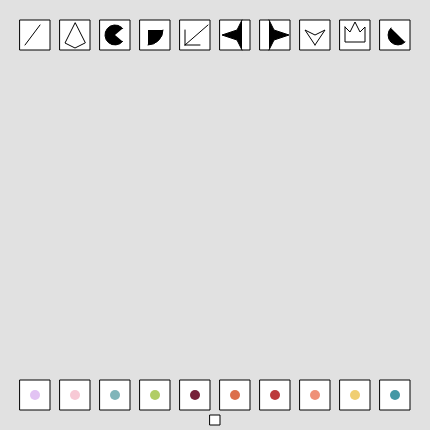
Frame 1 (no input)
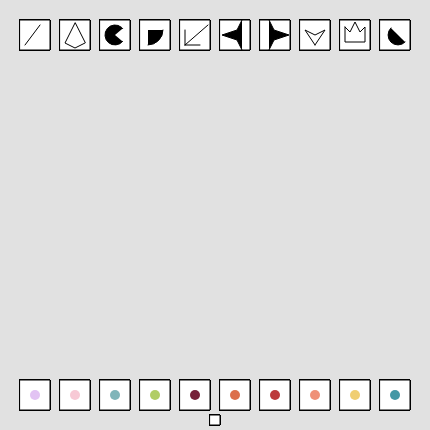
Frame 60 (no input)
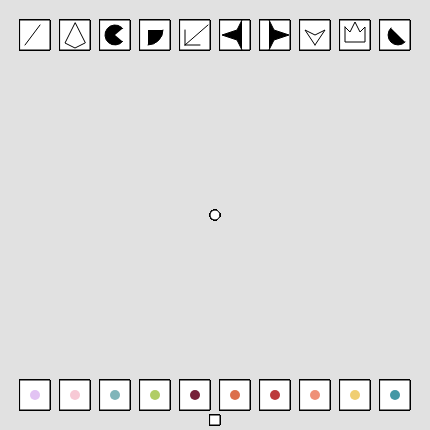
Frame 120 (the mouse pressed at the canvas centre since frame 60)

The p5.js sketch that drew these frames (run headless with seeded random() and noise() and a simulated clock; from frame 60 on, the mouse is pressed at the canvas centre):

// p5.js sketch
// ── sketch.js
//variables boton 1 
var posxbot1 = 20
var posybot1 = 20
var tambot1 = 30
//Variables boton 2
var posxbot2 = 60
var posybot2 = 20
var tambot2 = 30
// variables boton 3
var posxbot3 = 100
var posybot3 = 20
var tambot3 = 30
// variables boton 4
var posxbot4 = 140
var posybot4 = 20
var tambot4 = 30
// variables boton 5
var posxbot5 = 180
var posybot5 = 20
var tambot5 = 30
// variables boton 6
var posxbot6 = 220
var posybot6 = 20
var tambot6 = 30
// variables boton 7
var posxbot7 = 260
var posybot7 = 20
var tambot7 = 30
// variable boton 8
var posxbot8 = 300
var posybot8 = 20
var tambot8 = 30
// variable boton 9
var posxbot9 = 340
var posybot9 = 20
var tambot9 = 30
// variable boton 10
var posxbot10 = 380
var posybot10 = 20
var tambot10 = 30
// variable boton color 1
var posxcol1 = 380
var posycol1 = 380
var tamcol1 = 30
// variable boton color 2
var posxcol2 = 340
var posycol2 = 380
var tamcol2 = 30
// variable boton color 3
var posxcol3 = 300
var posycol3 = 380
var tamcol3 = 30
// variable boton color 4
var posxcol4 = 260
var posycol4 = 380
var tamcol4 = 30
// variable boton color 5
var posxcol5 = 220
var posycol5 = 380
var tamcol5 = 30
// variable boton color 6
var posxcol6 = 180
var posycol6 = 380
var tamcol6 = 30
// variable boton color 7
var posxcol7 = 140
var posycol7 = 380
var tamcol7 = 30
// variable boton color 8
var posxcol8 = 100
var posycol8 = 380
var tamcol8 = 30
// variable boton color 9
var posxcol9 = 60
var posycol9 = 380
var tamcol9 = 30
// variable boton color 10
var posxcol10 = 20
var posycol10 = 380
var tamcol10 = 30
// herramienta seleccionada
var hersel = 0
// herramienta color
var hercol = 0
// herramienta borrar todo
var borraarx = 210
var borraary = 415
var tamborraar = 10

function setup() {
  createCanvas(430, 430);
  background(225);
}

function draw() {
  //botones
  //1
  fill(255)
  rect(posxbot1, posybot1, tambot1, tambot1)
  line(40, 25, 25, 45)
  //2
  fill(255)
  rect(posxbot2, posybot2, tambot2, tambot2)
  quad(75, 23, 65, 43, 75, 48, 85, 43)
  //3
  fill(255)
  rect(posxbot3, posybot3, tambot3, tambot3)
  fill(0)
  arc(115, 35, 20, 20, radians(40), radians(320))
  //4
  fill(255)
  rect(posxbot4, posybot4, tambot4, tambot4)
  fill(0)
  arc(148, 30, 30, 30, 0, HALF_PI);
  //5
  fill(255)
  rect(posxbot5, posybot5, tambot5, tambot5)
  line(208, 25, 185, 45)
  line(185, 45, 185, 30)
  line(185, 45, 200, 45)
  //6
  rect(posxbot6, posybot6, tambot6, tambot6)
  fill(0)
  beginShape()
  vertex(242, 20)
  vertex(237, 30)
  vertex(222, 35)
  vertex(237, 40)
  vertex(242, 50)
  endShape()
  //7
  fill(255)
  rect(posxbot7, posybot7, tambot7, tambot7)
  fill(0)
  beginShape()
  vertex(269, 20)
  vertex(274, 30)
  vertex(289, 35)
  vertex(274, 40)
  vertex(269, 50)
  endShape()
  //8
  fill(255)
  rect(posxbot8, posybot8, tambot8, tambot8)
  beginShape()
  vertex(315, 45)
  vertex(305, 30)
  vertex(315, 35)
  vertex(325, 30)
  vertex(315, 45)
  endShape()
  //9
  rect(posxbot9, posybot9, tambot9, tambot9)
  beginShape()
  vertex(345, 27)
  vertex(350, 32)
  vertex(355, 22)
  vertex(360, 32)
  vertex(365, 27)
  vertex(365, 42)
  vertex(345, 42)
  vertex(345, 27)
  endShape()
  //10
  rect(posxbot10, posybot10, tambot10, tambot10)
  fill(0)
  arc(398, 35, 20, 20, QUARTER_PI, PI + QUARTER_PI);

  //11 COLOR 
  fill(255)
  rect(posxcol1, posycol1, tamcol1, tamcol1)
  noStroke()
  fill(68, 152, 165)
  ellipse(395, 395, 10, 10)
  //12
  stroke(1)
  fill(255)
  rect(posxcol2, posycol2, tamcol2, tamcol2)
  noStroke()
  fill(240, 206, 114)
  ellipse(355, 395, 10, 10)
  //13
  stroke(1)
  fill(255)
  rect(posxcol3, posycol3, tamcol3, tamcol3)
  noStroke()
  fill(239, 144, 119)
  ellipse(315, 395, 10, 10)
  //14
  stroke(1)
  fill(255)
  rect(posxcol4, posycol4, tamcol4, tamcol4)
  noStroke()
  fill(188, 58, 60)
  ellipse(275, 395, 10, 10)
  //15
  stroke(1)
  fill(255)
  rect(posxcol5, posycol5, tamcol5, tamcol5)
  noStroke()
  fill(220, 111, 76)
  ellipse(235, 395, 10, 10)
  //16
  stroke(1)
  fill(255)
  rect(posxcol6, posycol6, tamcol6, tamcol6)
  noStroke()
  fill(118, 33, 57)
  ellipse(195, 395, 10, 10)
  //17
  stroke(1)
  fill(255)
  rect(posxcol7, posycol7, tamcol7, tamcol7)
  noStroke()
  fill(177, 205, 102)
  ellipse(155, 395, 10, 10)
  //18
  stroke(1)
  fill(255)
  rect(posxcol8, posycol8, tamcol8, tamcol8)
  noStroke()
  fill(128, 181, 185)
  ellipse(115, 395, 10, 10)
  //19
  stroke(1)
  fill(255)
  rect(posxcol9, posycol9, tamcol9, tamcol9)
  noStroke()
  fill(247, 201, 213)
  ellipse(75, 395, 10, 10)
  //20
  stroke(1)
  fill(255)
  rect(posxcol10, posycol10, tamcol10, tamcol10)
  noStroke()
  fill(226, 195, 243)
  ellipse(35, 395, 10, 10)
  fill(255)
  stroke(1)

  //para borrar lo que se pinta 
  rect(borraarx, borraary, tamborraar, tamborraar)
  //colores
  //11
  if (hercol == 11) {
    fill(68, 152, 165)

  }
  //12
  if (hercol == 12) {
    fill(240, 206, 114)
  }
  //13
  if (hercol == 13) {
    fill(239, 144, 119)
  }
  //14
  if (hercol == 14) {
    fill(188, 58, 60)
  }
  //15
  if (hercol == 15) {
    fill(220, 111, 76)
  }
  //16
  if (hercol == 16) {
    fill(118, 33, 57)
  }
  //17
  if (hercol == 17) {
    fill(177, 205, 102)
  }
  //18
  if (hercol == 18) {
    fill(128, 181, 185)
  }
  //19
  if (hercol == 19) {
    fill(247, 201, 213)
  }
  //20
  if (hercol == 20) {
    fill(226, 195, 243)
  }

  // herramientas seleccionadas
  if (mouseIsPressed) {
    // figras que aparecen
    if (hersel == 0) {
      ellipse(mouseX, mouseY, 10, 10)
    }
    if (hersel == 1) {
      line(mouseX + 30, mouseY + 30, mouseX - 30, mouseY - 30);
    }
    if (hersel == 2) {
      quad(mouseX + 30, mouseY + 10, mouseX + 50, mouseY + 40, mouseX + 30, mouseY + 58, mouseX + 10, mouseY + 40)
    }

    if (hersel == 3) {
      arc(mouseX + 40, mouseY + 40, 50, 50, radians(40), radians(320))
    }
    if (hersel == 4) {
      arc(mouseX + 90, mouseY + 60, 80, 80, 0, HALF_PI);
    }
    if (hersel == 5) {
      beginShape();
      vertex(mouseX + 150, mouseY + 52);
      vertex(mouseX + 177, mouseY + 6);
      vertex(mouseX + 184, mouseY + 33);
      vertex(mouseX + 377, mouseY + 1);
      vertex(mouseX + 392, mouseY + 0);
      vertex(mouseX + 189, mouseY + 52);
      vertex(mouseX + 196, mouseY + 79);
      endShape();
    }

    if (hersel == 6) {
      beginShape()
      vertex(mouseX + 42, mouseY + 20)
      vertex(mouseX + 37, mouseY + 30)
      vertex(mouseX + 22, mouseY + 35)
      vertex(mouseX + 37, mouseY + 40)
      vertex(mouseX + 42, mouseY + 50)
      endShape()
    }
    if (hersel == 7) {
      beginShape()
      vertex(mouseX + 69, mouseY + 20)
      vertex(mouseX + 74, mouseY + 30)
      vertex(mouseX + 89, mouseY + 35)
      vertex(mouseX + 74, mouseY + 40)
      vertex(mouseX + 69, mouseY + 50)
      endShape()
    }
    if (hersel == 8) {
      beginShape()
      vertex(mouseX + 15, mouseY + 45)
      vertex(mouseX + 5, mouseY + 30)
      vertex(mouseX + 15, mouseY + 35)
      vertex(mouseX + 25, mouseY + 30)
      vertex(mouseX + 15, mouseY + 45)
      endShape()
    }

    if (hersel == 9) {
      beginShape()
      vertex(mouseX + 45, mouseY + 27)
      vertex(mouseX + 55, mouseY + 37)
      vertex(mouseX + 65, mouseY + 22)
      vertex(mouseX + 75, mouseY + 37)
      vertex(mouseX + 85, mouseY + 27)
      vertex(mouseX + 85, mouseY + 62)
      vertex(mouseX + 45, mouseY + 62)
      vertex(mouseX + 45, mouseY + 27)
      endShape()
    }
    if (hersel == 10) {
      arc(mouseX + 30, mouseY + 30, 20, 20, QUARTER_PI, PI + QUARTER_PI);
    }

    //borrar
    if (hersel == 21) {
      background(225)
    }

    // para que pase cada opcion del boton
    // primer boton
    if (mouseX > posxbot1 && mouseX < posxbot1 + tambot1 && mouseY > posybot1 && mouseY < posybot1 + tambot1) {
      hersel = 1
    }
    // segundo boton
    if (mouseX > posxbot2 && mouseX < posxbot2 + tambot2 && mouseY > posybot2 && mouseY < posybot2 + tambot2) {
      hersel = 2
    }
    // tercer boton
    if (mouseX > posxbot3 && mouseX < posxbot3 + tambot3 && mouseY > posybot3 && mouseY < posybot3 + tambot3) {
      hersel = 3
    }
    // cuarto 
    if (mouseX > posxbot4 && mouseX < posxbot4 + tambot4 && mouseY > posybot4 && mouseY < posybot4 + tambot4) {
      hersel = 4
    }
    // quinto
    if (mouseX > posxbot5 && mouseX < posxbot5 + tambot5 && mouseY > posybot5 && mouseY < posybot5 + tambot5) {
      hersel = 5
    }
    // sexto
    if (mouseX > posxbot6 && mouseX < posxbot6 + tambot6 && mouseY > posybot6 && mouseY < posybot6 + tambot6) {
      hersel = 6
    }
    // septimo
    if (mouseX > posxbot7 && mouseX < posxbot7 + tambot7 && mouseY > posybot7 && mouseY < posybot7 + tambot7) {
      hersel = 7
    }
    // octavo
    if (mouseX > posxbot8 && mouseX < posxbot8 + tambot8 && mouseY > posybot8 && mouseY < posybot8 + tambot8) {
      hersel = 8
    }
    // noveno
    if (mouseX > posxbot9 && mouseX < posxbot9 + tambot9 && mouseY > posybot9 && mouseY < posybot9 + tambot9) {
      hersel = 9
    }
    // decimo
    if (mouseX > posxbot10 && mouseX < posxbot10 + tambot10 && mouseY > posybot10 && mouseY < posybot10 + tambot10) {
      hersel = 10
    }
    //boton de borrar
    if (mouseX > borraarx && mouseX < borraarx + tamborraar && mouseY > borraary && mouseY < borraary + tamborraar) {
      hersel = 21
    }
    //once 
    if (mouseX > posxcol1 && mouseX < posxcol1 + tamcol1 && mouseY > posycol1 && mouseY < posycol1 + tamcol1) {
      hercol = 11
    }
    //doce
    if (mouseX > posxcol2 && mouseX < posxcol2 + tamcol2 && mouseY > posycol2 && mouseY < posycol2 + tamcol2) {
      hercol = 12
    }
    //trece
    if (mouseX > posxcol3 && mouseX < posxcol3 + tamcol3 && mouseY > posycol3 && mouseY < posycol3 + tamcol3) {
      hercol = 13
    }
    // catorce
    if (mouseX > posxcol4 && mouseX < posxcol4 + tamcol4 && mouseY > posycol4 && mouseY < posycol4 + tamcol4) {
      hercol = 14
    }
    //quince
    if (mouseX > posxcol5 && mouseX < posxcol5 + tamcol5 && mouseY > posycol5 && mouseY < posycol5 + tamcol5) {
      hercol = 15
    }
    //dieciseis 
    if (mouseX > posxcol6 && mouseX < posxcol6 + tamcol6 && mouseY > posycol6 && mouseY < posycol6 + tamcol6) {
      hercol = 16
    }
    //diecisiete
    if (mouseX > posxcol7 && mouseX < posxcol7 + tamcol7 && mouseY > posycol7 && mouseY < posycol7 + tamcol7) {
      hercol = 17
    }
    //dieciocho
    if (mouseX > posxcol8 && mouseX < posxcol8 + tamcol8 && mouseY > posycol8 && mouseY < posycol8 + tamcol8) {
      hercol = 18
    }
    //diecinueve
    if (mouseX > posxcol9 && mouseX < posxcol9 + tamcol9 && mouseY > posycol9 && mouseY < posycol9 + tamcol9) {
      hercol = 19
    }
    // veinte
    if (mouseX > posxcol10 && mouseX < posxcol10 + tamcol10 && mouseY > posycol10 && mouseY < posycol10 + tamcol10) {
      hercol = 20
    }
  }
}
